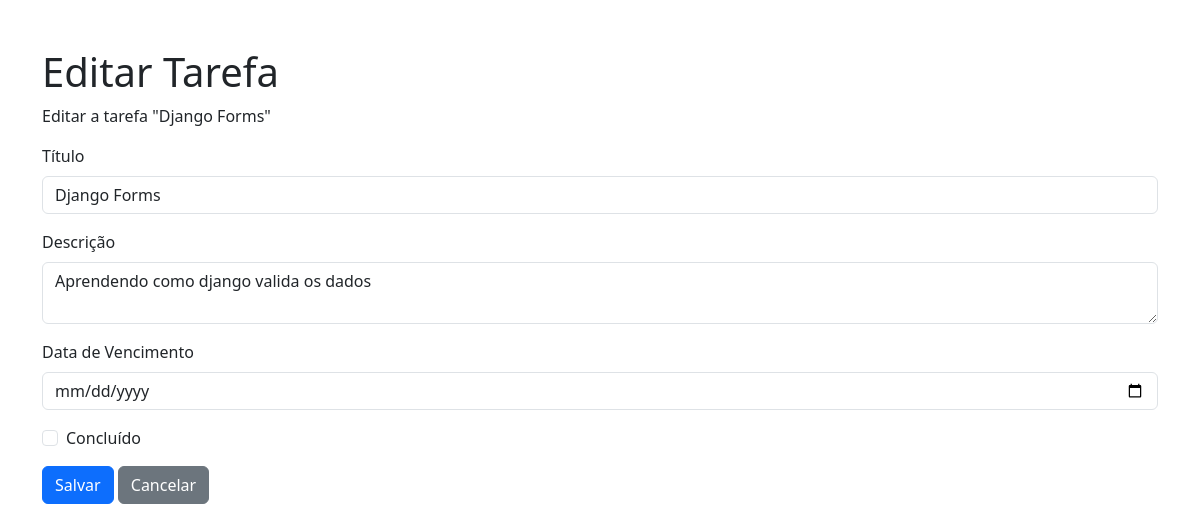
Before: /edit/4/ with the older database file.
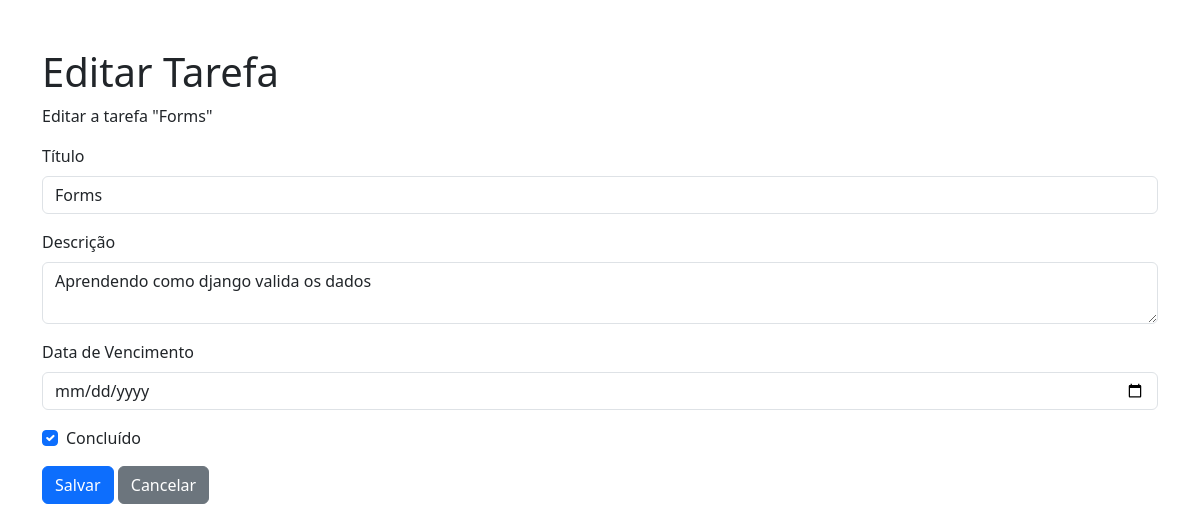
After: the same page with the newer database file.
### task/models.py (models this page shows, shortened)
class Tarefa(models.Model):
    titulo = models.CharField(max_length=30, null=False, blank=False)
    descricao = models.CharField(max_length=500, null=False, blank=False)
    data = models.DateField()
    status = models.BooleanField()

### task/views.py (the view, shortened to what this page needs)
# urls.py: path('edit/<int:id>/', update_task, name='edit'),
def update_task(request, id):
    tarefa = Tarefa.objects.get(id=id)
    return render(request, 'task/update_task.html', {'task': tarefa})

### templates/task/update_task.html (shortened to what this page needs)
<!DOCTYPE html>
<html>
    <head>
        <link href="https://cdn.jsdelivr.net/npm/bootstrap@5.3.8/dist/css/bootstrap.min.css" rel="stylesheet">
    </head>
    <body>
        <div class="container mt-5">
            <h1 class="">Editar Tarefa</h1>
            <p class="">Editar a tarefa "{{ task.titulo }}"</p>
            <form method="post" class="">
                <div class="mb-3">
                    <label for="titulo" class="form-label">Título</label>
                    <input type="text" class="form-control" id="titulo" name="titulo" value="{{ task.titulo }}">
                </div>
                <div class="mb-3">
                    <label for="descricao" class="form-label">Descrição</label>
                    <textarea class="form-control" id="descricao" name="descricao">{{ task.descricao }}</textarea>
                </div>
                <div class="mb-3">
                    <label for="data" class="form-label">Data de Vencimento</label>
                    <input type="date" class="form-control" id="data" name="data" value="{{ task.data }}">
                </div>
                <div class="mb-3 form-check">
                    <input type="checkbox" class="form-check-input" id="status" name="status" {% if task.status %}checked{% endif %}>
                    <label class="form-check-label" for="status">Concluído</label>
                </div>
                <button type="submit" class="btn btn-primary">Salvar</button>
                <a href="{% url 'tasks' %}" class="btn btn-secondary">Cancelar</a>
            </form>
        </div>
    </body>
</html>

Changed rows visible on the page:
changed Tarefa "Aprendendo como django valida os dados": titulo "Django Forms" → "Forms"; status "☐" → "☑"
